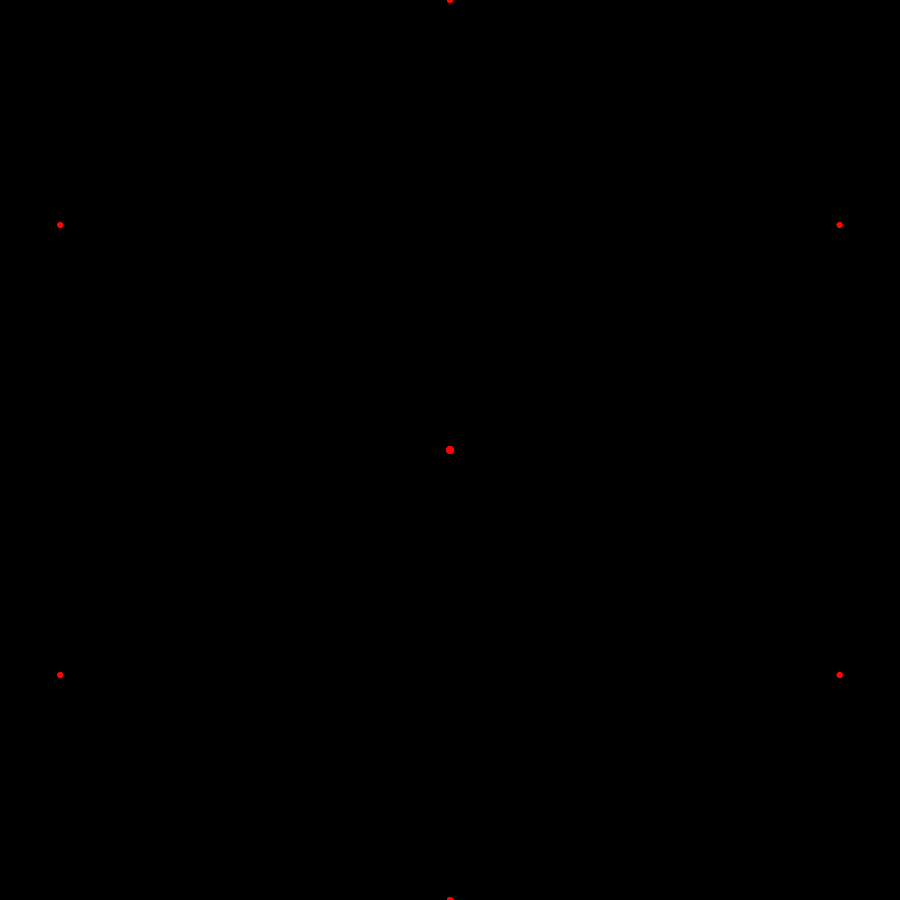
Frame 1 (no input)
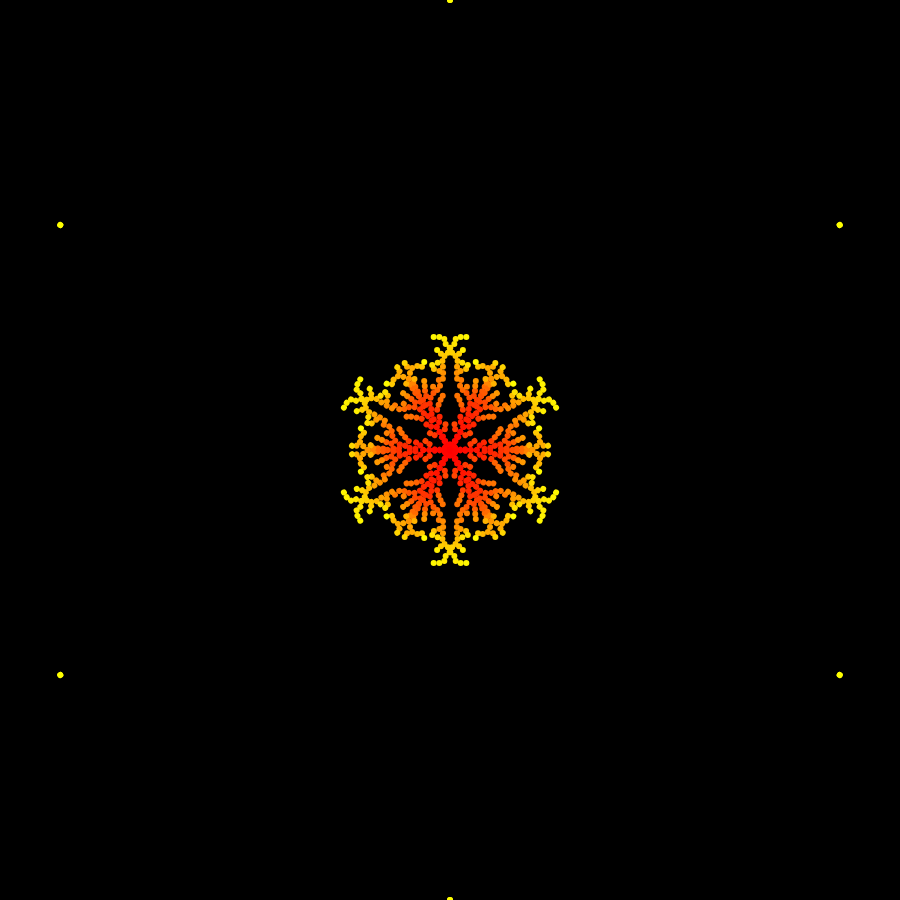
Frame 60 (no input)
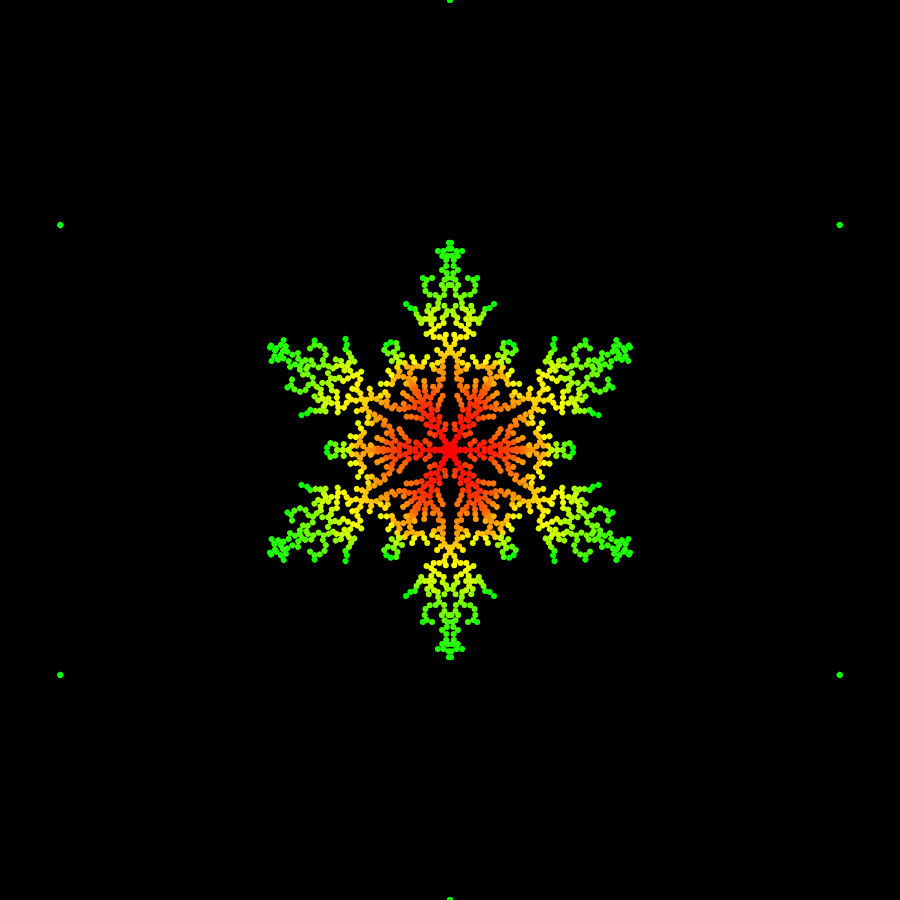
Frame 120 (the mouse pressed at the canvas centre since frame 60)

The p5.js sketch that drew these frames (run headless with seeded random() and noise() and a simulated clock; from frame 60 on, the mouse is pressed at the canvas centre):

// p5.js sketch
// ── sketch.js
let current;
let snowflake = [];
let colour;
const maxColour = 360;

function setup() {
  createCanvas(900, 900);
  colorMode(HSB, maxColour, 1, 1);
  current = new Particle(width/2, 0);
  colour = 0;
}

function draw() {
  translate(width/2, height/2);
  rotate(PI/6);
  background(0);

  while (!current.finished() && !current.intersects(snowflake)) {
    current.update();
  }

  snowflake.push(current);
  current = new Particle(width/2, 0);
  colour ++;
  if (colour > maxColour) {
    colour = 0;
  }

  for (let i = 0; i < 6; i ++) {
    rotate(PI/3);

    current.show();
    for (let p of snowflake) {
      p.show();
    }

    push();
    scale(1, -1);
    current.show();
    for (let p of snowflake) {
      p.show();
    }
    pop();
  }
}

// ── particle.js
class Particle {
  constructor(x, y) {
    this.pos = createVector(x, y);

    this.r = 3;
    this.finalColour = 0;
    this.fin = false;
  }

  update() {
    this.pos.x --;
    this.pos.y += random(-3, 3);

    let angle = this.pos.heading();
    angle = constrain(angle, 0, PI/6);
    let magnitude = this.pos.mag();

    this.pos = p5.Vector.fromAngle(angle);
    this.pos.setMag(magnitude);
  }

  show() {
    noStroke();
    fill((this.fin ? this.finalColour : colour), 1, 1);
    ellipse(this.pos.x, this.pos.y, this.r * 2, this.r * 2);
  }

  finished() {
    if (this.pos.x < 1) {
      this.fin = true;
      this.finalColour = colour;
      return true;
    } else {
      this.fin = false;
      return false;
    }
  }

  intersects(snowflake) {
    let result = false;

    for (let s of snowflake) {
      let d = dist(s.pos.x, s.pos.y, this.pos.x, this.pos.y);
      if (d < this.r * 2) {
        result = true;
        this.fin = true;
        this.finalColour = colour;
        break;
      }
    }

    return result;
  }
}
